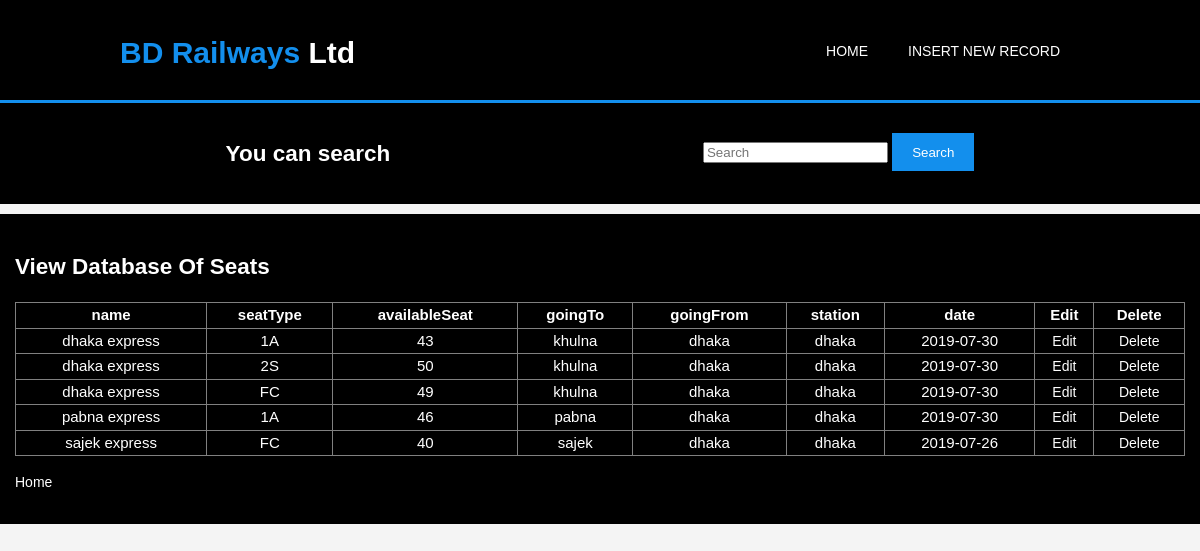
Screenshot of /vcars.php with the database file from the repository.
### tables this page shows
CREATE TABLE `train` (
  `Serial_Number` int(3) NOT NULL,
  `name` varchar(20) NOT NULL,
  `seatType` varchar(20) NOT NULL,
  `availableSeat` int(5) NOT NULL,
  `goingTo` varchar(20) NOT NULL,
  `goingFrom` varchar(20) NOT NULL,
  `station` varchar(20) NOT NULL,
  `date` date NOT NULL
);

### vcars.php (the view, shortened to what this page needs)
<?php
	$conn = OpenCon();
?>
<!DOCTYPE html>
<html>
  <head>
    <link rel="stylesheet" href="./css/style.css">
  </head>
  <body>
    <header>
      <div class="container">
        <div id="branding">
          <h1><span class="highlight">BD Railways</span> Ltd</h1>
        </div>
		<nav>
          <ul>
            <li><a href="home.php">Home</a></li>
            <li><a href="insert.php">Insert New Record</a></li>
          </ul>
        </nav>
      </div>
    </header>
    <section id="newsletter">
	<div class="container">
      <div class="container">
        <h1>You can search</h1>
        <nav>
		   <div class="search-container">
				<form action="http://localhost/project3/search.php" method="GET">
					<input type="text" placeholder="Search" name="query">
					<button type="submit" class="button_1">Search</button>
				</form>
			</div>
		</nav>
	  </div>
	</div>
	</section>
	<div class="dark">
		<div class="form">
		<h2>View Database Of Seats</h2>
		<table width="100%" border="1" style="border-collapse:collapse;">
		<thead>
		<tr><th><strong>name</strong></th><th><strong>seatType</strong></th><th><strong>availableSeat</strong></th><th><strong>goingTo</strong></th><th><strong>goingFrom</strong></th><th><strong>station</strong></th><th><strong>date</strong></th><th><strong>Edit</strong></th><th><strong>Delete</strong></th></tr>
		</thead>
		</div>
    </div>
  </body>
<?php
$count=1;
$sel_query="Select * from train ORDER BY name;";
$result = mysqli_query($conn,$sel_query);
while($row = mysqli_fetch_assoc($result)) { ?>
<tr><td align="center"><?php echo $row["name"]; ?></td><td align="center"><?php echo $row["seatType"]; ?></td><td align="center"><?php echo $row["availableSeat"]; ?></td><td align="center"><?php echo $row["goingTo"]; ?></td><td align="center"><?php echo $row["goingFrom"]; ?></td><td align="center"><?php echo $row["station"]; ?></td><td align="center"><?php echo $row["date"]; ?></td><td align="center"><a href="edit.php?Serial_Number=<?php echo $row["Serial_Number"]; ?>">Edit</a></td><td align="center"><a href="delete.php?Serial_Number=<?php echo $row["Serial_Number"]; ?>">Delete</a></td></tr>
<?php $count++; } ?>
<div class="form">
<p><a href="home.php">Home</a></p>
</div>
</html>

### css/style.css (style rules this page uses)
body { font: 15px/1.5 Arial, Helvetica,sans-serif; padding:0; margin:0; background-color:#f4f4f4; }
.container { width:80%; margin:auto; overflow:hidden; }
ul { margin:0; padding:0; }
.button_1 { height:38px; background:#138fed; border:0; padding-left: 20px; padding-right:20px; color:#ffffff; }
.dark { padding:15px; background:#000000; color:#ffffff; margin-top:10px; margin-bottom:10px; }
header { background:#000000; color:#ffffff; padding-top:30px; min-height:70px; border-bottom:#138fed 3px solid; }
header a { color:#ffffff; text-decoration:none; text-transform: uppercase; font-size:16px; }
header li { float:left; display:inline; padding: 0 20px 0 20px; }
header #branding { float:left; }
header #branding h1 { margin:0; }
header nav { float:right; margin-top:10px; }
header .highlight, header .current a { color:#138fed; font-weight:bold; }
body a { color:#ffffff; text-decoration:none; font-size:14px; }
#newsletter { padding:15px; color:#ffffff; background:#000000; }
#newsletter h1 { float:left; }
#newsletter form { float:right; margin-top:15px; }

### rows the page displays
train: name "dhaka express", seatType "1A", availableSeat "43", goingTo "khulna", goingFrom "dhaka", station "dhaka", date "2019-07-30"
train: name "dhaka express", seatType "2S", availableSeat "50", goingTo "khulna", goingFrom "dhaka", station "dhaka", date "2019-07-30"
train: name "dhaka express", seatType "FC", availableSeat "49", goingTo "khulna", goingFrom "dhaka", station "dhaka", date "2019-07-30"
train: name "pabna express", seatType "1A", availableSeat "46", goingTo "pabna", goingFrom "dhaka", station "dhaka", date "2019-07-30"
train: name "sajek express", seatType "FC", availableSeat "40", goingTo "sajek", goingFrom "dhaka", station "dhaka", date "2019-07-26"
